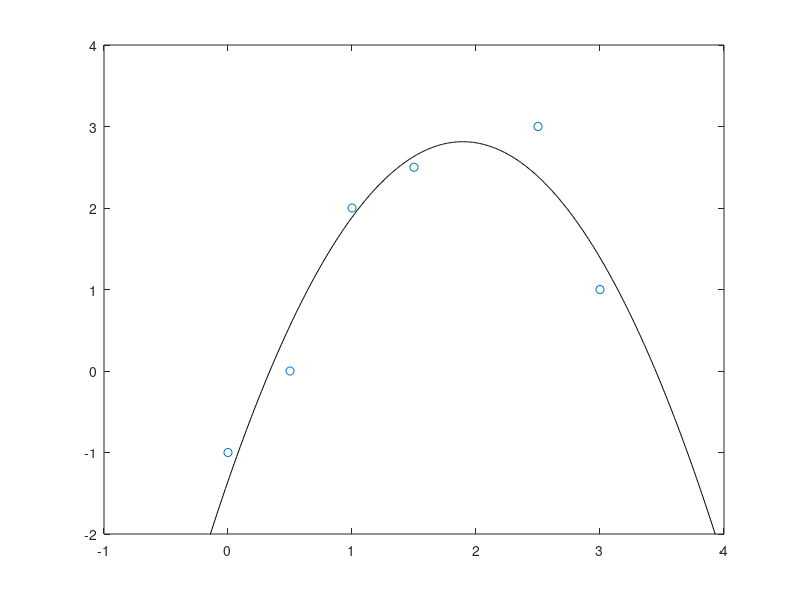

The MATLAB script that drew this image:
% MAR25  Demo of forming the normal equations in order to fit
%        a quadratic to the 6 points.

% the data
x = [0 0.5 1 1.5 2.5 3]';
y = [-1 0 2 2.5 3 1]';

% plot the data
plot(x,y,'o')
axis([-1 4 -2 4])

% form the overdetermined system: we want to solve  A v = b
A = [ones(6,1) x x.^2]         % 6 x 3 matrix
b = y                          % 6 x 1 column vector

% solve the normal equations:  (A' * A) v = A' * b
v = (A' * A) \ (A' * b)

% plot the resulting quadratic polynomial  p(x) = v1 + v2 x + v3 x^2
hold on
xx = -1:0.01:4;                             % fine grid for plotting
plot(xx,v(1) + v(2)*xx + v(3)*xx.^2,'k')

% alternative way to find v is to know that Matlab's
% backslash command *defaults* to solving the least-squares
% (normal equations) problem:
v = A \ b